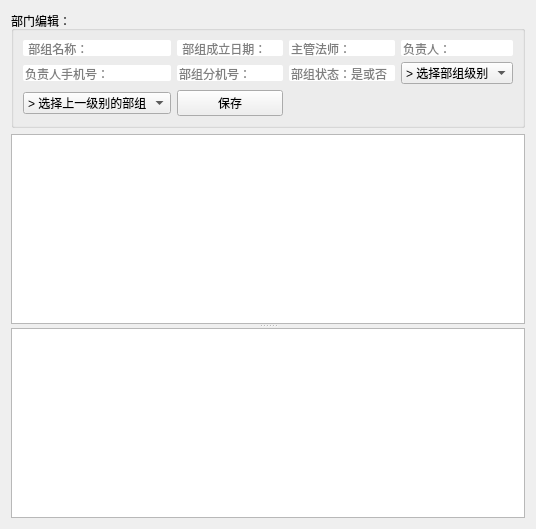
      <widget class="QWidget" name="tabDepart">
       <attribute name="title">
        <string>部门管理</string>
       </attribute>
       <layout class="QVBoxLayout" name="verticalLayout_4">
        <item>
         <widget class="QGroupBox" name="groupBox_2">
          <property name="title">
           <string>部门编辑：</string>
          </property>
          <layout class="QGridLayout" name="gridLayout_2">
           <item row="0" column="1">
            <widget class="QLineEdit" name="lineEditDepartStartupDate">
             <property name="styleSheet">
              <string notr="true">border-radius: 2px;</string>
             </property>
             <property name="placeholderText">
              <string> 部组成立日期：</string>
             </property>
            </widget>
           </item>
           <item row="2" column="2">
            <widget class="QLineEdit" name="lineEditDepartStat">
             <property name="styleSheet">
              <string notr="true">border-radius: 2px;</string>
             </property>
             <property name="placeholderText">
              <string>部组状态：是或否</string>
             </property>
            </widget>
           </item>
           <item row="2" column="1">
            <widget class="QLineEdit" name="lineEditDepartTel">
             <property name="styleSheet">
              <string notr="true">border-radius: 2px;</string>
             </property>
             <property name="placeholderText">
              <string>部组分机号：</string>
             </property>
            </widget>
           </item>
           <item row="0" column="2">
            <widget class="QLineEdit" name="lineEditDepartMaster">
             <property name="styleSheet">
              <string notr="true">border-radius: 2px;</string>
             </property>
             <property name="placeholderText">
              <string>主管法师：</string>
             </property>
            </widget>
           </item>
           <item row="0" column="0">
            <widget class="QLineEdit" name="lineEditDepartName">
             <property name="styleSheet">
              <string notr="true">border-radius: 2px;</string>
             </property>
             <property name="placeholderText">
              <string> 部组名称：</string>
             </property>
            </widget>
           </item>
           <item row="2" column="0">
            <widget class="QLineEdit" name="lineEditDepartPhone">
             <property name="styleSheet">
              <string notr="true">border-radius: 2px;</string>
             </property>
             <property name="placeholderText">
              <string>负责人手机号：</string>
             </property>
            </widget>
           </item>
           <item row="0" column="3">
            <widget class="QLineEdit" name="lineEditDepartIncharge">
             <property name="styleSheet">
              <string notr="true">border-radius: 2px;</string>
             </property>
             <property name="placeholderText">
              <string>负责人：</string>
             </property>
            </widget>
           </item>
           <item row="2" column="3">
            <widget class="QComboBox" name="comboBoxDepartLevel">
             <item>
              <property name="text">
               <string>&gt; 选择部组级别</string>
              </property>
             </item>
             <item>
              <property name="text">
               <string>1</string>
              </property>
             </item>
             <item>
              <property name="text">
               <string>2</string>
              </property>
             </item>
            </widget>
           </item>
           <item row="3" column="0">
            <widget class="QComboBox" name="comboBoxDepartUpStairs">
             <item>
              <property name="text">
               <string>&gt; 选择上一级别的部组</string>
              </property>
             </item>
            </widget>
           </item>
           <item row="3" column="1">
            <widget class="QPushButton" name="pushButtonDepartSave">
             <property name="text">
              <string>保存</string>
             </property>
            </widget>
           </item>
          </layout>
         </widget>
        </item>
        <item>
         <widget class="QSplitter" name="splitter">
          <property name="orientation">
           <enum>Qt::Vertical</enum>
          </property>
          <widget class="QTableView" name="tableViewDepart">
           <property name="contextMenuPolicy">
            <enum>Qt::CustomContextMenu</enum>
           </property>
          </widget>
          <widget class="QTreeView" name="treeView"/>
         </widget>
        </item>
       </layout>
      </widget>
